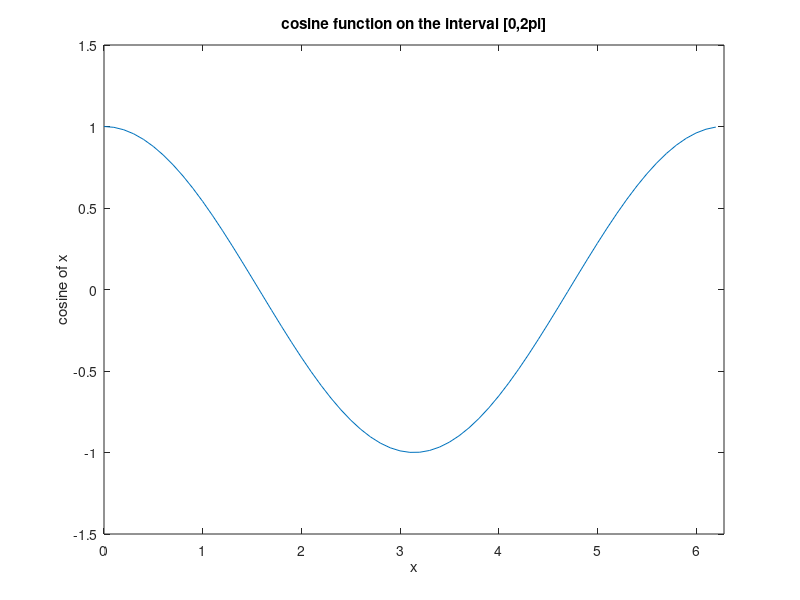

This chart was generated by the following MATLAB code:
x=0:0.1:2*pi;
plot(x,cos(x))
axis([0,2*pi,-1.5,1.5])
xlabel('x');
ylabel('cosine of x');
title('cosine function on the interval [0,2pi]')